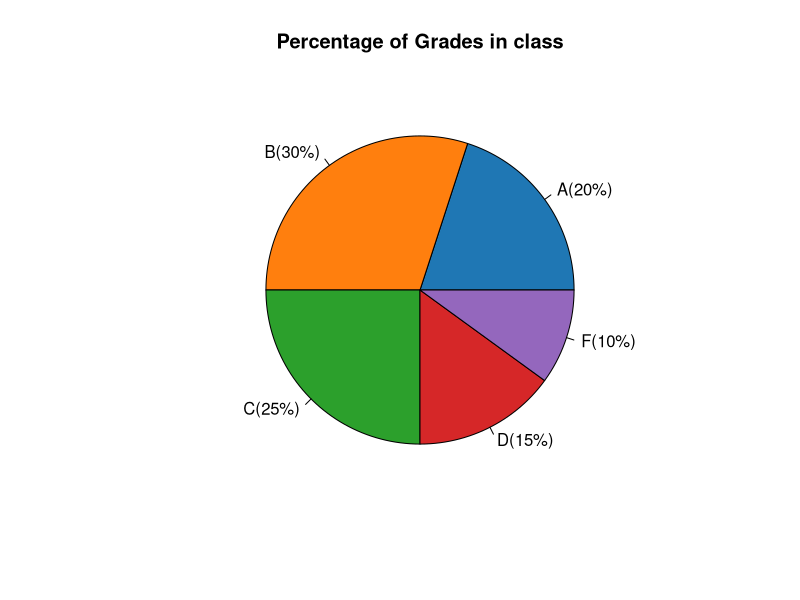

R code for this plot:
grades <- c(A=20, B=30, C=25, D=15, F=10)

colors <- c("#1f77b4","#ff7f0e", "#2ca02c", "#d62728", "#9467bd")

pie(grades, labels = paste(names(grades), "(", grades, "%)", sep =""),col = colors, main = "Percentage of Grades in class")